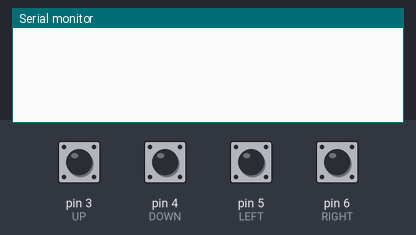
This sketch was run on a simulated Arduino Uno, built with avr-gcc and run on an emulated ATmega328P. Parts: the last lines printed to the serial monitor. The test bench sets the inputs (shaded band); at power-on: pin 3 (UP), pin 4 (DOWN), pin 5 (LEFT), pin 6 (RIGHT) HIGH.

Above: at 1.2 s.
1.3 s: pin 3 (UP) pulled LOW for 0.15 s
At 2.6 s:
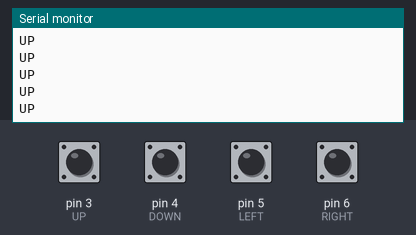
2.9 s: pin 4 (DOWN) pulled LOW for 0.15 s
At 4.1 s:
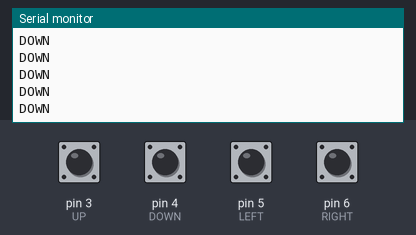
4.5 s: pin 5 (LEFT) pulled LOW for 0.15 s
At 5.2 s:
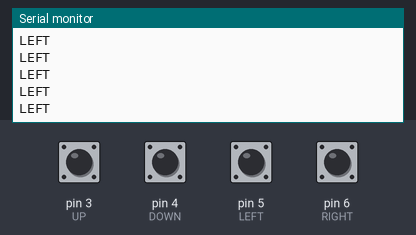
6.1 s: pin 6 (RIGHT) pulled LOW for 0.15 s
At 6.6 s:
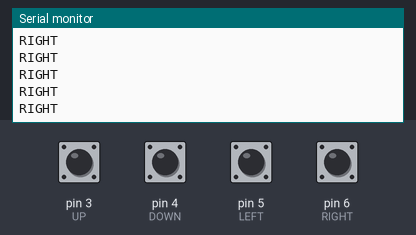
7.7 s: pin 4 (DOWN) driven LOW
At 8.3 s:
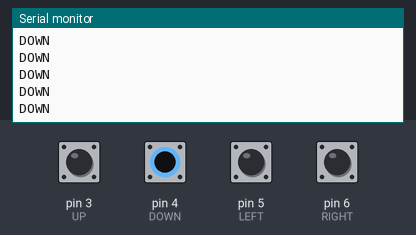

The sketch:

Button_Response_test_10.15.ino
```cpp
#define UP 3
#define DOWN 4
#define LEFT 5
#define RIGHT 6
#define DIGI 12

int direction = 3;

void setup() {
  pinMode(UP, INPUT_PULLUP);
  pinMode(DOWN, INPUT_PULLUP);
  pinMode(LEFT, INPUT_PULLUP);
  pinMode(RIGHT, INPUT_PULLUP);
  Serial.begin(9600);
}

void loop() {
  if (digitalRead(UP) != 1)
    Serial.println("UP");
  if (digitalRead(DOWN) != 1)
    Serial.println("DOWN");
  if (digitalRead(LEFT) != 1)
    Serial.println("LEFT");
  if (digitalRead(RIGHT) != 1)
    Serial.println("RIGHT");

  delay(10);

}

void checkButton(){
  if (digitalRead(UP) != 1)
    direction = 0;
  if (digitalRead(DOWN) != 1)
    direction = 1;
  if (digitalRead(LEFT) != 1)
    direction = 2;
  if (digitalRead(RIGHT) != 1)
    direction = 3;
}
```

Measured:
- after the input at 1.3 s, the serial monitor: prints a new line at once (image 1)
- after the input at 2.9 s, the serial monitor: prints a new line at once (image 2)
- after the input at 4.5 s, the serial monitor: prints a new line at once (image 3)
- after the input at 6.1 s, the serial monitor: prints a new line at once (image 4)
- after the input at 7.7 s, the serial monitor: prints a new line at once (image 5)
